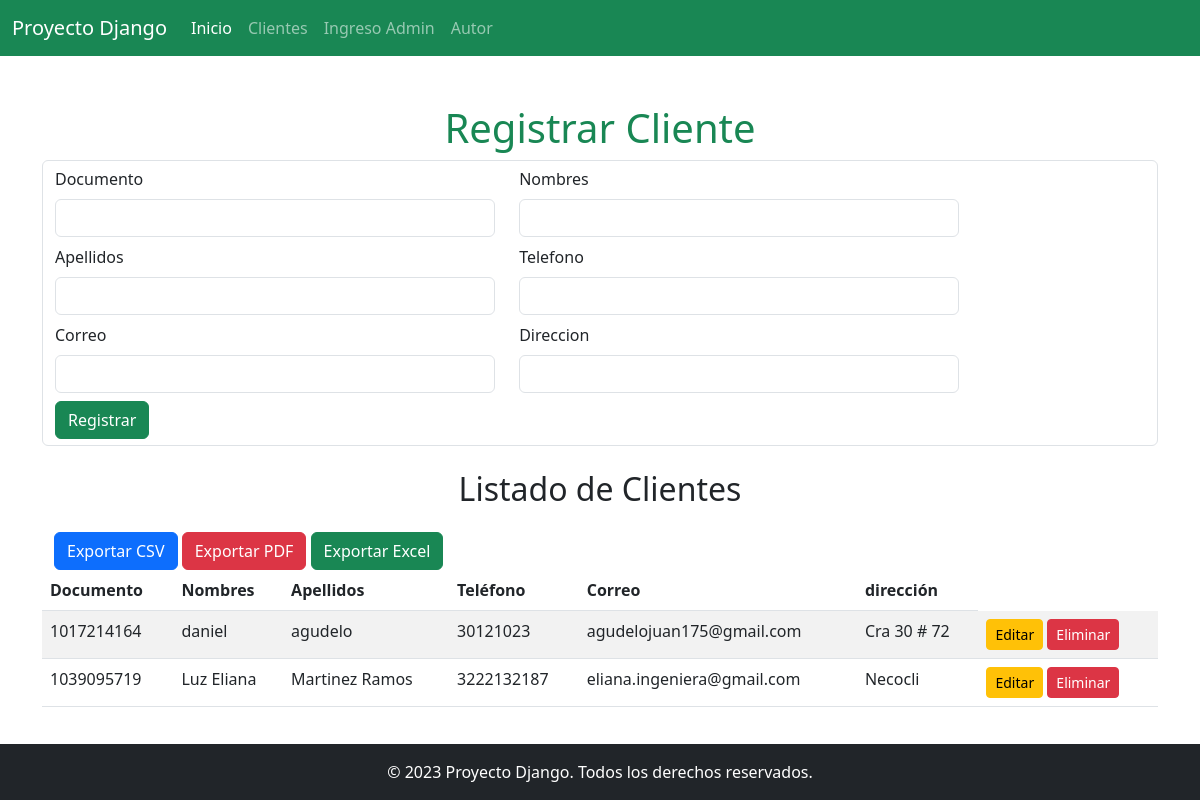
/clientes/, run on the app's committed database.
### gestion/models.py (models this page shows, shortened)
class Cliente(models.Model):
    documento = models.CharField(max_length=20, unique=True)
    nombres = models.CharField(max_length=100)
    apellidos = models.CharField(max_length=100)
    telefono = models.CharField(max_length=15)
    correo = models.EmailField(unique=True)
    direccion = models.CharField(max_length = 200, null=True)

### gestion/views.py (the view)
# urls.py: path('clientes/', views.clientes, name='clientes'),
def clientes(request):
    if request.method == 'POST':
        form = ClienteForm(request.POST)
        if form.is_valid():
            form.save()
            return redirect('clientes')
    else:
        form = ClienteForm()
    lista_clientes = Cliente.objects.all()
    return render(request, 'clientes.html', {'form': form, 'clientes': lista_clientes})

### gestion/forms.py
class ClienteForm(forms.ModelForm):
    class Meta:
        model = Cliente
        fields = ['documento', 'nombres', 'apellidos', 'telefono', 'correo', 'direccion']

### gestion/templates/clientes.html (shortened to what this page needs)
{% load widget_tweaks %}
{% include 'menu.html' %}
    <div class="container mt-5">
        <h1 class="text-center text-success">Registrar Cliente</h1>
        <form method="post" class="mb-4 form-control">
            <div class="row">
                {% for field in form %}
                    <div class="col-md-5 mb-2">
                        <label class="form-label">{{ field.label }}</label>
                        {{ field|add_class:"form-control"|attr:"placeholder:"|add_error_class:"is-invalid" }}
                    </div>
                {% endfor %}
            </div>
            <button type="submit" class="btn btn-success">Registrar</button>
        </form>
        <h2 class="text-center">Listado de Clientes</h2>
        <table class="table table-striped">
            <thead>
                <div class="container mt-4">
                    <a href="{% url 'exportar_csv' %}" class="btn btn-primary">Exportar CSV</a>
                    <a href="{% url 'exportar_pdf' %}" class="btn btn-danger">Exportar PDF</a>
                    <a href="{% url 'exportar_excel' %}" class="btn btn-success">Exportar Excel</a>
                </div>
                <tr>
                    <th>Documento</th>
                    <th>Nombres</th>
                    <th>Apellidos</th>
                    <th>Teléfono</th>
                    <th>Correo</th>
                    <th>dirección</th>
                </tr>
            </thead>
            <tbody>
                {% for cliente in clientes %}
                    <tr>
                        <td>{{ cliente.documento }}</td>
                        <td>{{ cliente.nombres }}</td>
                        <td>{{ cliente.apellidos }}</td>
                        <td>{{ cliente.telefono }}</td>
                        <td>{{ cliente.correo }}</td>
                        <td>{{ cliente.direccion }}</td>
                        <td>
                            <a href="{% url 'editar_cliente' cliente.id %}" class="btn btn-warning btn-sm">Editar</a>
                            <a href="{% url 'eliminar_cliente' cliente.id %}" class="btn btn-danger btn-sm">Eliminar</a>
                        </td>
                    </tr>
                {% endfor %}
            </tbody>
        </table>
    </div>
    {% include 'pie.html' %}

### gestion/templates/menu.html (shortened to what this page needs)
<!DOCTYPE html>
<html lang="es">
<head>
    <link href="https://cdn.jsdelivr.net/npm/bootstrap@5.3.0/dist/css/bootstrap.min.css" rel="stylesheet">
</head>
<body>
    <nav class="navbar navbar-expand-lg navbar-dark bg-success">
        <div class="container-fluid">
            <a class="navbar-brand" href="#">Proyecto Django</a>
            <div class="collapse navbar-collapse" id="navbarNav">
                <ul class="navbar-nav">
                    <li class="nav-item">
                        <a class="nav-link active" aria-current="page" href="{% url 'index' %}">Inicio</a>
                    </li>
                    <li class="nav-item">
                        <a class="nav-link" href="{% url 'clientes' %}">Clientes</a>
                    </li>
                    <li class="nav-item">
                        <a class="nav-link" href="{% url 'admin:index' %}">Ingreso Admin</a>
                    </li>
                    <li class="nav-item">
                        <a class="nav-link" href="{% url 'autor' %}">Autor</a>
                    </li>
                </ul>
            </div>
        </div>
    </nav>

### gestion/templates/pie.html (shortened to what this page needs)
    <footer class="footer mt-auto py-3 bg-dark text-white text-center">
        <div class="container">
            <span>© 2023 Proyecto Django. Todos los derechos reservados.</span>
        </div>
    </footer>
</body>
</html>

### gestion/templates/menu.html (style rules this page uses)
html, body { height: 100%; display: flex; flex-direction: column; }
.footer { margin-top: auto; }

### data on the page
Cliente: documento "1017214164", nombres "daniel", apellidos "agudelo", telefono "30121023", correo "agudelojuan175@gmail.com", direccion "Cra 30 # 72"
Cliente: documento "1039095719", nombres "Luz Eliana", apellidos "Martinez Ramos", telefono "3222132187", correo "eliana.ingeniera@gmail.com", direccion "Necocli"

### other printed values
{{ field.label }} "Documento" "Nombres" "Apellidos" "Telefono" "Correo" "Direccion"
